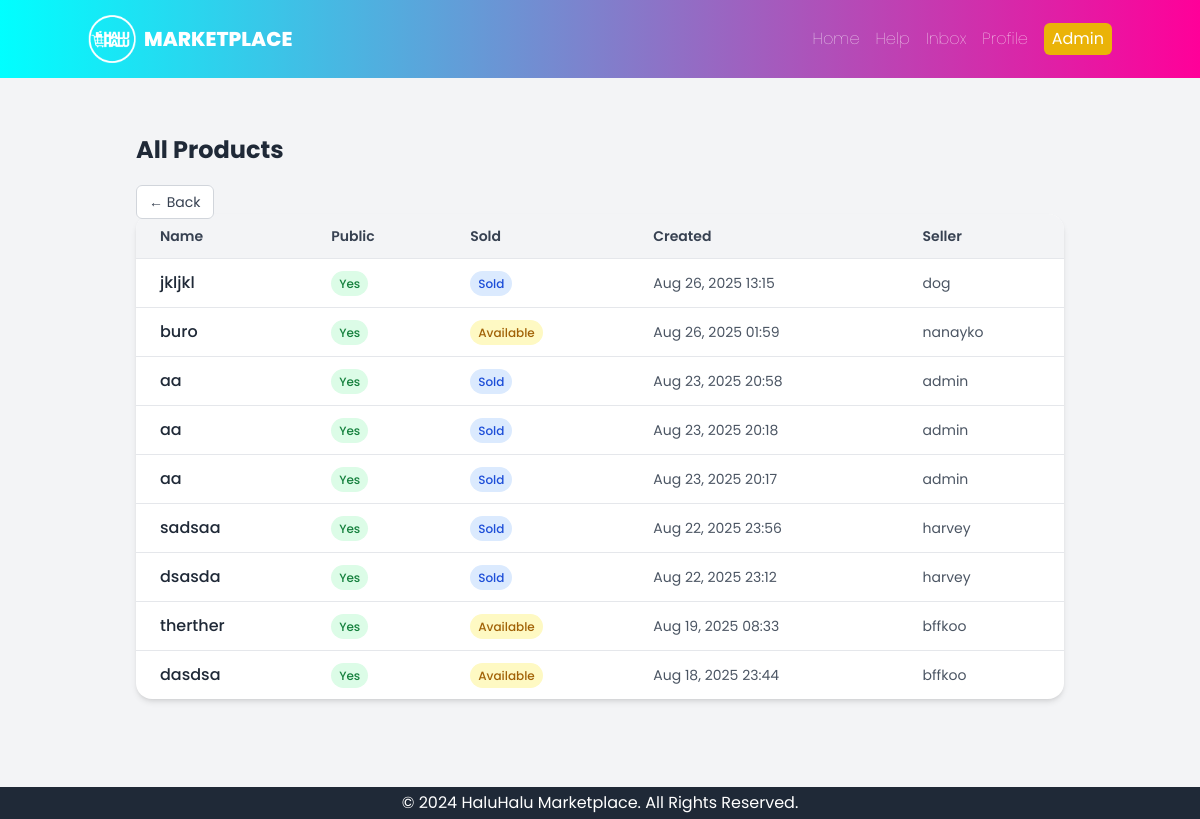
Page /staff/product/ (signed in) on the committed database.
### core/models.py (models this page shows, shortened)
class Product(models.Model):
    title = models.CharField(max_length=255)
    description = models.TextField()
    price = models.DecimalField(max_digits=10, decimal_places=2)
    image = models.ImageField(upload_to='product_images/', blank=True, null=True)
    is_sold = models.BooleanField(default=False)
    seller = models.ForeignKey(settings.AUTH_USER_MODEL, on_delete=models.CASCADE, related_name='products')
    posted_at = models.DateTimeField(auto_now_add=True)
    is_public = models.BooleanField(default=True)
    class Meta:
        ordering = ['-posted_at']

class CustomUser(AbstractUser):
    profile_pic = models.ImageField(upload_to='profile_pics', null=True, blank=True)

### core/views.py (the view)
# urls.py: path("staff/product/", views.product, name="product"),
@staff_member_required
def product(request):
    products = Product.objects.all()
    return render(request, "admin/product.html", {"products": products})

### core/templates/admin/product.html (shortened to what this page needs)
{% extends "base.html" %}
{% block content %}
<div class="p-6">
    <h1 class="text-2xl font-bold text-gray-800 mb-6">All Products</h1>
        <a href="{% url 'staff_dashboard' %}"
       class="text-sm px-3 py-1.5 rounded-md border border-gray-300 text-gray-700 bg-white hover:bg-gray-100 transition">
        ← Back
    </a>
    <div class="bg-white shadow-md rounded-2xl overflow-hidden">
        <table class="w-full text-left border-collapse">
            <thead>
                <tr class="bg-gray-100 text-gray-700">
                    <th class="px-6 py-3 text-sm font-semibold">Name</th>
                    <th class="px-6 py-3 text-sm font-semibold">Public</th>
                    <th class="px-6 py-3 text-sm font-semibold">Sold</th>
                    <th class="px-6 py-3 text-sm font-semibold">Created</th>
                    <th class="px-6 py-3 text-sm font-semibold">Seller</th>
                </tr>
            </thead>
            <tbody>
            {% for product in products %}
            <tr class="border-t hover:bg-gray-50">
                <td class="px-6 py-3 font-medium text-gray-800">{{ product.title }}</td>
                <td class="px-6 py-3">
                    {% if product.is_public %}
                        <span class="px-2 py-1 text-xs font-medium bg-green-100 text-green-700 rounded-full">Yes</span>
                    {% else %}
                        <span class="px-2 py-1 text-xs font-medium bg-red-100 text-red-700 rounded-full">No</span>
                    {% endif %}
                </td>
                <td class="px-6 py-3">
                    {% if product.is_sold %}
                        <span class="px-2 py-1 text-xs font-medium bg-blue-100 text-blue-700 rounded-full">Sold</span>
                    {% else %}
                        <span class="px-2 py-1 text-xs font-medium bg-yellow-100 text-yellow-700 rounded-full">Available</span>
                    {% endif %}
                </td>
                <td class="px-6 py-3 text-sm text-gray-600">
                    {{ product.posted_at|date:"M d, Y H:i" }}
                </td>
                <td class="px-6 py-3 text-sm text-gray-600">
                    {{ product.seller.username }}
                </td>
            </tr>
            {% empty %}
            <tr>
                <td colspan="4" class="px-6 py-4 text-center text-gray-500">
                    No products found.
                </td>
            </tr>
            {% endfor %}
        </tbody>
        </table>
    </div>
</div>
{% endblock %}

### core/templates/base.html (style rules this page uses)
body { font-family: 'Poppins', sans-serif; }

### rows in the picture
Product: title "jkljkl", is_public "Yes", is_sold "Sold", posted_at "Aug 26, 2025 13:15", seller.username "dog"
Product: title "buro", is_public "Yes", is_sold "Available", posted_at "Aug 26, 2025 01:59", seller.username "nanayko"
Product: title "aa", is_public "Yes", is_sold "Sold", posted_at "Aug 23, 2025 20:58", seller.username "admin"
Product: title "aa", is_public "Yes", is_sold "Sold", posted_at "Aug 23, 2025 20:18", seller.username "admin"
Product: title "aa", is_public "Yes", is_sold "Sold", posted_at "Aug 23, 2025 20:17", seller.username "admin"
Product: title "sadsaa", is_public "Yes", is_sold "Sold", posted_at "Aug 22, 2025 23:56", seller.username "harvey"
Product: title "dsasda", is_public "Yes", is_sold "Sold", posted_at "Aug 22, 2025 23:12", seller.username "harvey"
Product: title "therther", is_public "Yes", is_sold "Available", posted_at "Aug 19, 2025 08:33", seller.username "bffkoo"
Product: title "dasdsa", is_public "Yes", is_sold "Available", posted_at "Aug 18, 2025 23:44", seller.username "bffkoo"
